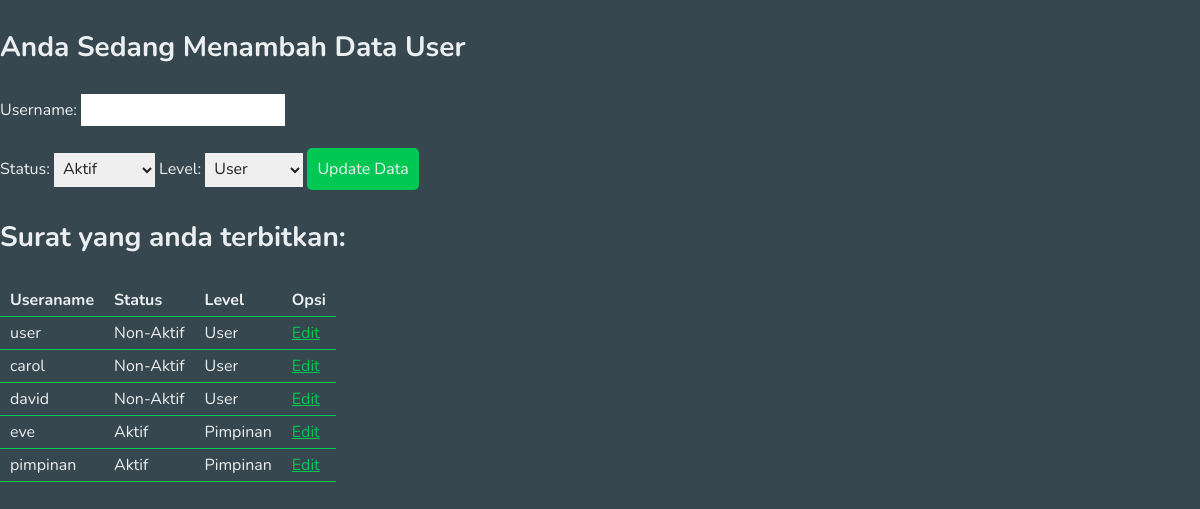
Screenshot of /user_list.php with the database file from the repository.
### tables this page shows
CREATE TABLE `user` (
  `id` int(11) NOT NULL,
  `username` varchar(50) DEFAULT NULL,
  `password` varchar(50) DEFAULT NULL,
  `status` tinyint(1) DEFAULT NULL,
  `level` tinyint(1) DEFAULT NULL
);

### user_list.php (the view, shortened to what this page needs)
<?php
include 'db.php';
$sql_user = mysqli_query($conn, "SELECT * FROM user");
?>
<!DOCTYPE html>
<html lang="en">
<head>
    <link rel="stylesheet" href="themes/midnight-green.css">
</head>
<body>
	 <div>
	 <h3>Anda Sedang Menambah Data User</h3>
    <form method="POST">
        <label for="username">Username: </label>
        <input type="text" id="username" name="username" required><br><br>
        <label for="status">Status: </label>
        <select id="status" name="status">
				<option value="1">Aktif</option>
        </select>
        <label for="level">Level: </label>
        <select id="level" name="level">
				<option value="0" >User</option>
        </select>
    	  <input type="submit" value="Update Data"><br>
    </form>
    </div>
    <div>
    	  <h3>Surat yang anda terbitkan:</h3>
    	  <table>
		  		<tr>
					<th>Useraname</th>
					<th>Status</th>
					<th>Level</th>
					<th>Opsi</th>
    	  		</tr>
				<?php
				$no_user=1;
				while ($tampil_user = mysqli_fetch_array($sql_user)) {
				?>
    	  		<tr>
					<td><?php echo $tampil_user['username']?></td>
					<td><?php echo ($tampil_user['status'] == 1) ? 'Aktif' : 'Non-Aktif' ?></td>
					<td><?php echo ($tampil_user['level'] == 0) ? 'User' : (($tampil_user['level'] == 1) ? 'Admin' : 'Pimpinan'); ?></td>
					<td><a href="admin_edit-user.php?id=<?php echo $tampil_user['id'] ?>" >Edit<br></td>
    	  		</tr>
		  <?php $no_user++; } ?>
		  </table>
    </div>
</body>
</html>

### themes/midnight-green.css (style rules this page uses)
html,body,div,span,applet,object,iframe,h1,h2,h3,h4,h5,h6,p,blockquote,pre,a,abbr,acronym,address,big,cite,code,del,dfn,em,img,ins,kbd,q,s,samp,small,strike,strong,sub,sup,tt,var,b,u,i,center,textarea,input,select,dl,dt,dd,ol,ul,li,fieldset,form,label,legend,table,caption,tbody,tfoot,thead,tr,th,td,article,aside,canvas,details,embed,figure,figcaption,footer,header,hgroup,menu,nav,output,ruby,section,summary,time,mark,audio,video { font-family:"Nunito",sans-serif;color:#eceff1 }
body,html { padding:0;margin:0;overflow-x:hidden;background-color:#37474f }
h3 { font-size:1.75em }
a { color:#00c853 }
table { display:table;padding:5px;border-collapse:collapse }
table tr th,table tr td { padding:5px 10px;border-bottom:1px solid #00c853 }
form input,form select { font-size:1rem;padding:5px;border:none;color:#212121 }
form input[type="submit"] { padding:10px;background-color:#00c853;color:#eceff1;border-radius:5px;border:none;cursor:pointer }

### user_list.php (style rules this page uses)
td { word-wrap: break-word; }

### rows the page displays
user: username "user", status "Non-Aktif", level "User"
user: username "carol", status "Non-Aktif", level "User"
user: username "david", status "Non-Aktif", level "User"
user: username "eve", status "Aktif", level "Pimpinan"
user: username "pimpinan", status "Aktif", level "Pimpinan"
